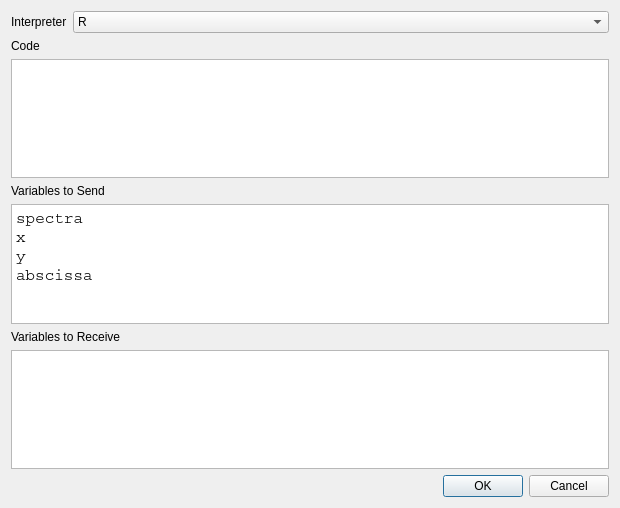
<?xml version="1.0" encoding="UTF-8"?>
<ui version="4.0">
 <class>ScriptDialog</class>
 <widget class="QDialog" name="ScriptDialog">
  <property name="geometry">
   <rect>
    <x>0</x>
    <y>0</y>
    <width>620</width>
    <height>508</height>
   </rect>
  </property>
  <property name="windowTitle">
   <string>Dialog</string>
  </property>
  <layout class="QVBoxLayout" name="verticalLayout">
   <item>
    <layout class="QFormLayout" name="formLayout">
     <item row="0" column="0">
      <widget class="QLabel" name="label_4">
       <property name="text">
        <string>Interpreter</string>
       </property>
      </widget>
     </item>
     <item row="0" column="1">
      <widget class="QComboBox" name="interpreterComboBox">
       <item>
        <property name="text">
         <string>R</string>
        </property>
       </item>
       <item>
        <property name="text">
         <string>Octave</string>
        </property>
       </item>
      </widget>
     </item>
    </layout>
   </item>
   <item>
    <widget class="QLabel" name="label">
     <property name="text">
      <string>Code</string>
     </property>
    </widget>
   </item>
   <item>
    <widget class="QPlainTextEdit" name="codePlainTextEdit">
     <property name="font">
      <font>
       <family>Courier</family>
       <pointsize>12</pointsize>
      </font>
     </property>
    </widget>
   </item>
   <item>
    <widget class="QLabel" name="label_2">
     <property name="text">
      <string>Variables to Send</string>
     </property>
    </widget>
   </item>
   <item>
    <widget class="QPlainTextEdit" name="sendPlainTextEdit">
     <property name="font">
      <font>
       <family>Courier</family>
       <pointsize>12</pointsize>
      </font>
     </property>
     <property name="plainText">
      <string>spectra
x
y
abscissa</string>
     </property>
    </widget>
   </item>
   <item>
    <widget class="QLabel" name="label_3">
     <property name="text">
      <string>Variables to Receive</string>
     </property>
    </widget>
   </item>
   <item>
    <widget class="QPlainTextEdit" name="receivePlainTextEdit"/>
   </item>
   <item>
    <widget class="QDialogButtonBox" name="buttonBox">
     <property name="orientation">
      <enum>Qt::Horizontal</enum>
     </property>
     <property name="standardButtons">
      <set>QDialogButtonBox::Cancel|QDialogButtonBox::Ok</set>
     </property>
    </widget>
   </item>
  </layout>
 </widget>
 <resources/>
 <connections>
  <connection>
   <sender>buttonBox</sender>
   <signal>accepted()</signal>
   <receiver>ScriptDialog</receiver>
   <slot>accept()</slot>
   <hints>
    <hint type="sourcelabel">
     <x>248</x>
     <y>254</y>
    </hint>
    <hint type="destinationlabel">
     <x>157</x>
     <y>274</y>
    </hint>
   </hints>
  </connection>
  <connection>
   <sender>buttonBox</sender>
   <signal>rejected()</signal>
   <receiver>ScriptDialog</receiver>
   <slot>reject()</slot>
   <hints>
    <hint type="sourcelabel">
     <x>316</x>
     <y>260</y>
    </hint>
    <hint type="destinationlabel">
     <x>286</x>
     <y>274</y>
    </hint>
   </hints>
  </connection>
 </connections>
</ui>
